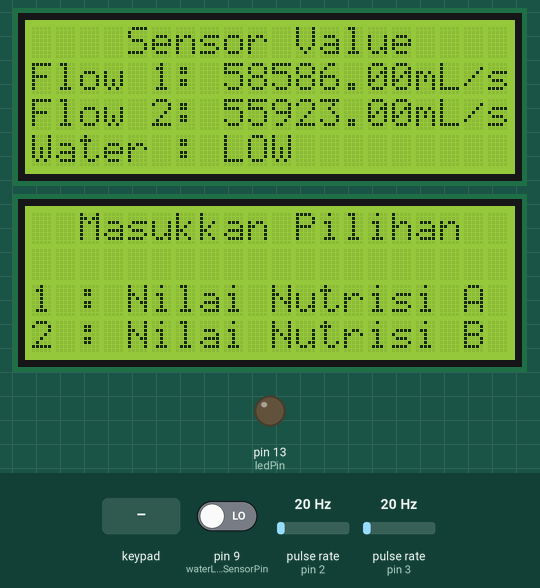
The sketch below on a simulated Arduino Uno, built with avr-gcc and run on an emulated ATmega328P. Parts: 2 × 20×4 character LCD, output pins drawn as LEDs (lit = HIGH). Wiring (inferred from the names in the program): 2 × pulse sensor: data pin 2 / data pin 3. The test bench sets the inputs (shaded band); at power-on: pin 9 (waterLevelSensorPin) LOW, pulse rate (sensors on pin 2, pin 3) 20 Hz. Pins used as bus, display or sensor lines are not drawn.

Above: at 9.57 s.
9.6 s: pin 9 (waterLevelSensorPin) driven HIGH
At 9.79 s:
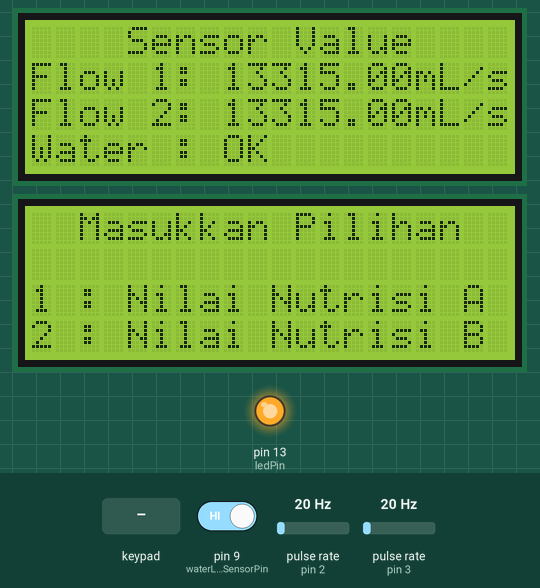
11.4 s: keypad keys 0 1 2 3 # pressed 0.4 s apart
At 13.3 s:
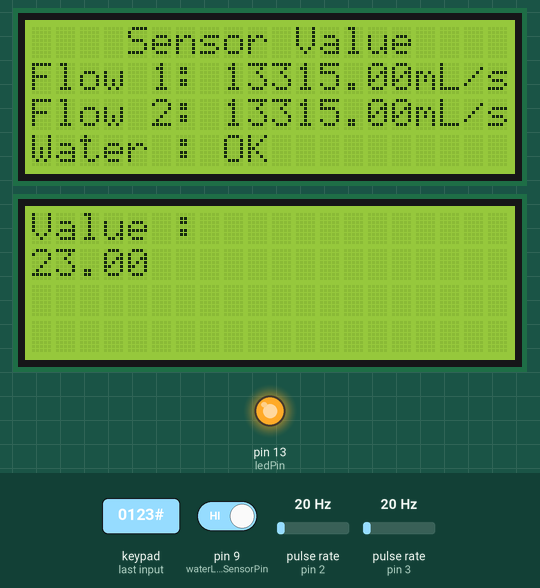
14.9 s: key 'A' pressed
At 16.4 s:
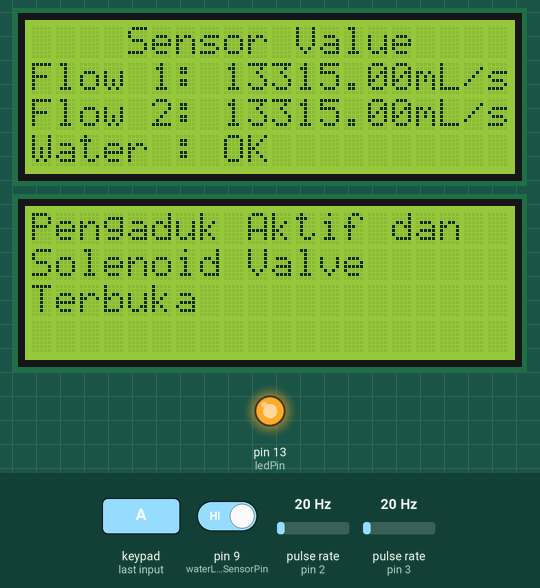
17.9 s: key 'B' pressed
At 19.1 s:
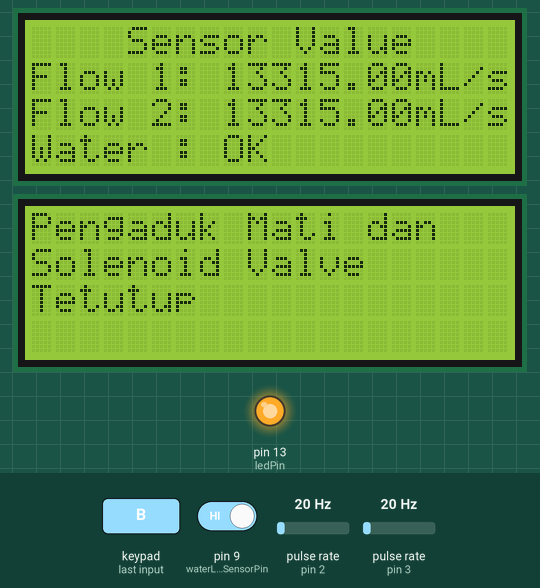
20.3 s: keypad keys 4 5 6 7 D pressed 0.4 s apart
At 25.0 s:
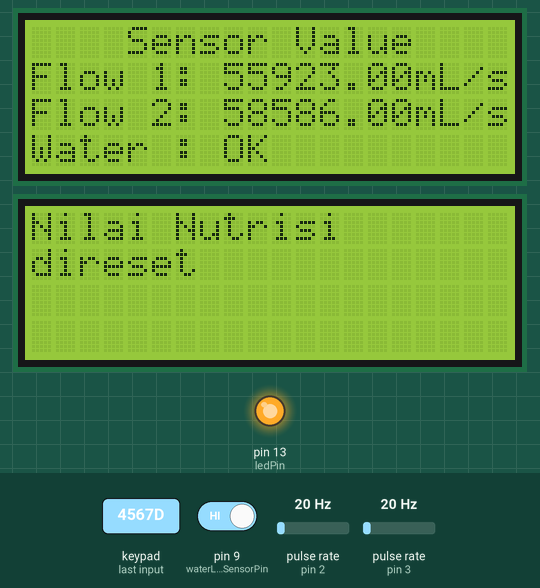
25.3 s: key 'C' pressed
At 30.7 s:
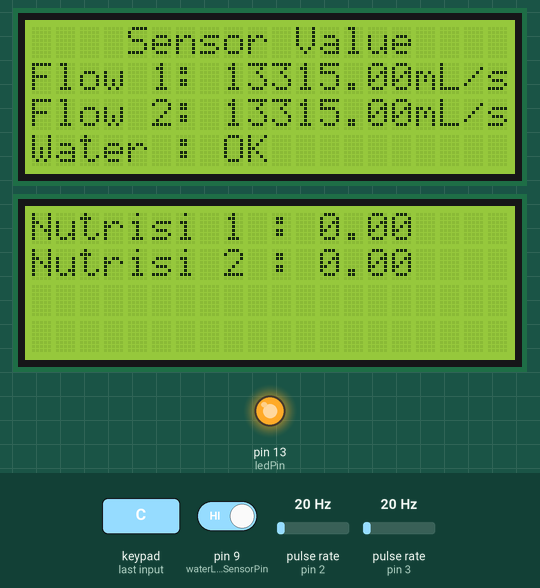
Timing chart, 0 to 31.0 s (numbered marks = the images above; inputs shaded):
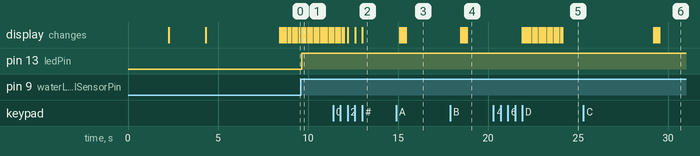

Measured:
- after the input at 9.6 s, pin 13 (ledPin): LOW → HIGH at once; the display: first changes at once (image 1 shows a later state)
- after the input at 11.4 s, the display: first differs from a run without the input after 0.58 s (image 2 shows a later state)
- after the input at 14.9 s, the display: first differs from a run without the input after 0.53 s (image 3)
- after the input at 17.9 s, the display: first differs from a run without the input after 0.93 s (image 4)
- after the input at 20.3 s, the display: first differs from a run without the input after 3.8 s (image 5)
- after the input at 25.3 s, the display: first differs from a run without the input after 4.2 s (image 6)

The sketch:

Pengaduk-nutrisi.ino
```cpp
#include <Wire.h>
#include <Keypad.h>
#include <Keypad_I2C.h>
#include <LiquidCrystal_I2C.h>

// Component pins
const int flow1SensorPin = 2;
const int flow2SensorPin = 3;
const int relayV1Pin = 4;
const int relayV2Pin = 5;
const int relayPoPin = 7;
const int relayMoPin = 6;
const int waterLevelSensorPin = 9;
const int ledPin = 13;

// Configuration keypad
const byte ROWS = 4;
const byte COLS = 4;
char keys[ROWS][COLS] = {
  {'1', '2', '3', 'A'},
  {'4', '5', '6', 'B'},
  {'7', '8', '9', 'C'},
  {'*', '0', '#', 'D'}
};
byte rowPins[ROWS] = {0, 1, 2, 3};
byte colPins[COLS] = {4, 5, 6, 7};
int i2caddress = 0x20;
Keypad_I2C keypad = Keypad_I2C(makeKeymap(keys), rowPins, colPins, ROWS, COLS, i2caddress);

// Configuration lcd
LiquidCrystal_I2C lcd1(0x23, 20, 4);
LiquidCrystal_I2C lcd2(0x26, 20, 4);

// Variable nutritional input
float nutrisi1 = 0;
float nutrisi2 = 0;

// Variable flow sensors
volatile long pulseFlow1;
volatile long pulseFlow2;
unsigned long lastTimeFlow1;
unsigned long lastTimeFlow2;
float volumeFlow1;
float volumeFlow2;

void setup() {
  // Input output initialization
  pinMode(relayV1Pin, OUTPUT);
  pinMode(relayV2Pin, OUTPUT);
  pinMode(relayPoPin, OUTPUT);
  pinMode(relayMoPin, OUTPUT);
  pinMode(flow1SensorPin, INPUT);
  pinMode(flow2SensorPin, INPUT);
  pinMode(waterLevelSensorPin, INPUT);
  pinMode(ledPin, OUTPUT);

  // Relay Low
  digitalWrite(relayV1Pin, HIGH);
  digitalWrite(relayV2Pin, HIGH);
  digitalWrite(relayPoPin, HIGH);
  digitalWrite(relayMoPin, HIGH);

  // LCD initialization
  lcd1.init();
  lcd2.init();
  lcd1.backlight();
  lcd2.backlight();

  // Display LCD1
  lcd1.setCursor(0, 0);
  lcd1.print("====================");
  lcd1.setCursor(2, 1);
  lcd1.print("Pengaduk Nutrisi");
  lcd1.setCursor(3, 2);
  lcd1.print("Sistem Irigasi");
  lcd1.setCursor(0, 3);
  lcd1.print("====================");
  delay(2000);
  lcd1.clear();

  // Display LCD2
  lcd2.setCursor(0, 0);
  lcd2.print("====================");
  lcd2.setCursor(2, 1);
  lcd2.print("Pengaduk Nutrisi");
  lcd2.setCursor(3, 2);
  lcd2.print("Sistem Irigasi");
  lcd2.setCursor(0, 3);
  lcd2.print("====================");
  delay(2000);
  lcd2.clear();

  // Keypad initialization
  keypad.begin();

  // Flow sensor initialization
  attachInterrupt(digitalPinToInterrupt(flow1SensorPin), increase1, RISING);
  attachInterrupt(digitalPinToInterrupt(flow2SensorPin), increase2, RISING);

  // Cek semua komponen
  componentCheck();
  delay(4000);
  lcd1.clear();
}

void loop() {
  // Menu keypad
  lcd2.setCursor(0, 0);
  lcd2.print("  Masukkan Pilihan  ");
  lcd2.setCursor(0, 2);
  lcd2.print("1 : Nilai Nutrisi A");
  lcd2.setCursor(0, 3);
  lcd2.print("2 : Nilai Nutrisi B");

  char key = keypad.getKey();

  if (key != NO_KEY) {
    switch(key) {
      case '1':
        nutrisi1 = setValue();
        break;
      case '2':
        nutrisi2 = setValue();
        break;
      case '3':
        turnOnPump();
        break;
      case 'A':
        turnOnAgitator();
        break;
      case 'B':
        turnOffAgitator();
        break;
      case 'C':
        showNutrientValues();
        break;
      case 'D':
        resetNutrientValues();
        break;
    }
  }

  // Flow 1 dan 2
  lcd1.setCursor(4, 0);
  lcd1.print("Sensor Value");
  volFlow1();
  volFlow2();
  waterLevel();

  if (volumeFlow1 >= 1000 and volumeFlow1 <= 5000) {
    digitalWrite(relayV1Pin, HIGH);
  } else if (volumeFlow2 >= 1000 and volumeFlow2 <= 5000) {
    digitalWrite(relayV2Pin, HIGH);
  }
}

// =============== PR CODING ===============
// Function untuk input nilai bilangan float tetapi
// (lihat comment dibawah)
float setValue() {
  char inputValue[16];
  int inputIndex = 0;
  float decimal = 0;
  bool decimalFlag = false;
  int decimalPlaces = 0;

  lcd2.clear();
  lcd2.setCursor(0, 0);
  lcd2.print("Input Value :");

  while (1) {
    char key = keypad.getKey();

    if (key != NO_KEY) {
      if (key >= '0' && key <= '9') {
        if (!decimalFlag) {
          inputValue[inputIndex] = key;
          inputIndex++;
          inputValue[inputIndex] = '\0';
        } else {
          decimal = decimal * 10 + (key - '0');
          decimalPlaces++;
        }
        lcd2.setCursor(0, 1);
        lcd2.print(inputValue);

        // jika kedua fungsi ini dimatikan,
        // maka input nilai dibelakang koma
        // akan menyatu dengan posisi semula
        // ====================================
        lcd2.print('.');
        lcd2.print(decimal);
        // ====================================
      } else if (key == '#') {
        break;
      } else if (key == '*') {
        decimalFlag = true;
        lcd2.setCursor(0, 1);
        lcd2.print(inputValue);
        lcd2.print('.');
      }
    }
  }

  float value = atof(inputValue);
  value += decimal * pow(10, -decimalPlaces);
  lcd2.clear();
  lcd2.setCursor(0, 0);
  lcd2.print("Value :");
  lcd2.setCursor(0, 1);
  lcd2.print(value);
  delay(2000);
  lcd2.clear();

  return value;
}

void componentCheck() {
  lcd1.setCursor(3, 0);
  lcd1.print("Component State");

  int flow1SensorValue = digitalRead(flow1SensorPin);
  int flow2SensorValue = digitalRead(flow2SensorPin);
  int waterLevelSensorValue = digitalRead(waterLevelSensorPin);

  if (flow1SensorValue == HIGH and flow2SensorValue == HIGH) {
  //if (flow1SensorValue == HIGH) {
    lcd1.setCursor(0, 2);
    lcd1.print("Flow Sen :OK ");
    digitalWrite(ledPin, HIGH);
  } else {
    lcd1.setCursor(0, 2);
    lcd1.print("Flow Sen :LOW ");
    digitalWrite(ledPin, LOW);
  }

  if (waterLevelSensorValue == HIGH) {
    lcd1.setCursor(0, 3);
    lcd1.print("Water Lev:OK ");
    digitalWrite(ledPin, HIGH);
  } else {
    lcd1.setCursor(0, 3);
    lcd1.print("Water Lev:LOW ");
    digitalWrite(ledPin, LOW);
  }
}

void volFlow1() {
  volumeFlow1 = 2663 * pulseFlow1;
  if (millis() - lastTimeFlow1 > 1000) {
    pulseFlow1 = 0;
    lastTimeFlow1 = millis();
  }
  lcd1.setCursor(0, 1);
  lcd1.print("Flow 1: ");
  lcd1.print(volumeFlow1);
  lcd1.setCursor(16, 1);
  lcd1.print("mL/s");
}

void volFlow2() {
  volumeFlow2 = 2663 * pulseFlow2;
  if (millis() - lastTimeFlow2 > 1000) {
    pulseFlow2 = 0;
    lastTimeFlow2 = millis();
  }
  lcd1.setCursor(0, 2);
  lcd1.print("Flow 2: ");
  lcd1.print(volumeFlow2);
  lcd1.setCursor(16, 2);
  lcd1.print("mL/s");
}

void increase1() {
  pulseFlow1++;
}

void increase2() {
  pulseFlow2++;
}

void waterLevel() {
  int waterLevelSensorValue = digitalRead(waterLevelSensorPin);

  if (waterLevelSensorValue == HIGH) {
    lcd1.setCursor(0, 3);
    lcd1.print("Water : OK ");
    digitalWrite(ledPin, HIGH);
  } else {
    lcd1.setCursor(0, 3);
    lcd1.print("Water : LOW ");
    digitalWrite(ledPin, LOW);
  }
}

void turnOnAgitator() {
  digitalWrite(relayV1Pin, LOW);
  digitalWrite(relayV2Pin, LOW);
  // digitalWrite(relayPoPin, LOW);
  digitalWrite(relayMoPin, LOW);
  lcd2.clear();
  lcd2.print("Pengaduk Aktif dan");
  lcd2.setCursor(0, 1);
  lcd2.print("Solenoid Valve");
  lcd2.setCursor(0, 2);
  lcd2.print("Terbuka");
  delay(3000);
  lcd2.clear();
}

void turnOffAgitator() {
  digitalWrite(relayV1Pin, HIGH);
  digitalWrite(relayV2Pin, HIGH);
  digitalWrite(relayPoPin, HIGH);
  digitalWrite(relayMoPin, HIGH);
  lcd2.clear();
  lcd2.print("Pengaduk Mati dan");
  lcd2.setCursor(0, 1);
  lcd2.print("Solenoid Valve");
  lcd2.setCursor(0, 2);
  lcd2.print("Tetutup");
  delay(3000);
  lcd2.clear();
}

void turnOnPump() {
  digitalWrite(relayPoPin, LOW);
}

void showNutrientValues() {
  lcd2.clear();
  lcd2.print("Nutrisi 1 : ");
  lcd2.print(nutrisi1);
  lcd2.setCursor(0, 1);
  lcd2.print("Nutrisi 2 : ");
  lcd2.print(nutrisi2);
  lcd2.setCursor(0, 2);
  delay(5000);
  lcd2.clear();
}

void resetNutrientValues() {
  nutrisi1 = 0;
  nutrisi2 = 0;
  lcd2.clear();
  lcd2.print("Nilai Nutrisi");
  lcd2.setCursor(0, 1);
  lcd2.print("direset");
  delay(5000);
  lcd2.clear();
}
```
